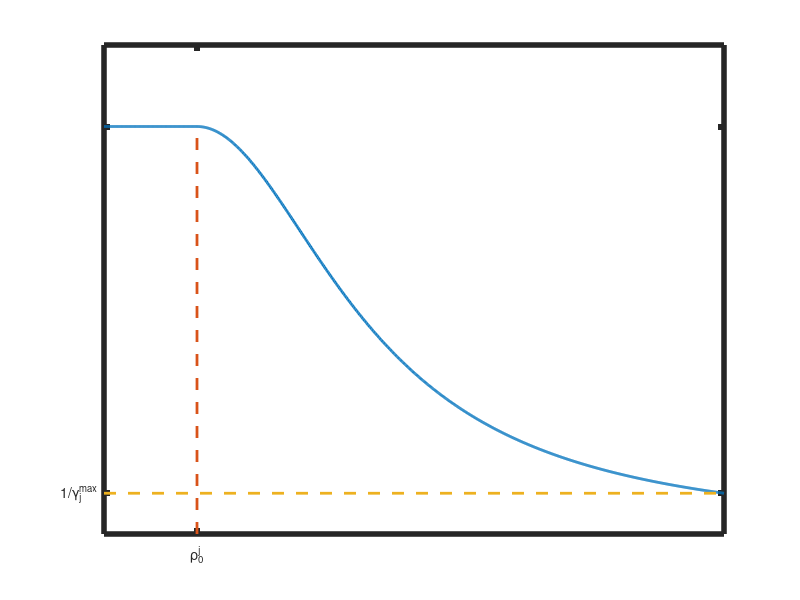

This figure's MATLAB source:
gamma_max_f = 10;
gamma_max_g = 10;

rho_zero_f = 0.55;
rho_zero_g = 0.15;

x=0:0.001:1;
f_x=zeros(size(x,1));
g_x=zeros(size(x,1));

for i=1:length(x) 
    if x(i) <rho_zero_f
        f_x(i) = ((((gamma_max_f-1)/(rho_zero_f^2))*((rho_zero_f-x(i))^2))+1);
    else
        f_x(i) = 1;
    end
end

for i=1:length(x) 
    if x(i) >rho_zero_g
        g_x(i) = 1.0/((((gamma_max_g-1)/((rho_zero_g-1)^2))*((rho_zero_g-x(i))^2))+1);
    else
        g_x(i) = 1;
    end
end

least_g_value = 1.0/((((gamma_max_g-1)/((rho_zero_g-1)^2))*((rho_zero_g-1)^2))+1);
plot(x,g_x, 'LineWidth', 2)
hold on
plot([rho_zero_g rho_zero_g], [0 1],'--', 'LineWidth', 2)
plot([0 1], [least_g_value least_g_value],'--', 'LineWidth', 2)
ylim([0 1.2])
xticks([rho_zero_g])
xticklabels({'\rho_{0}^{j}'})
yticks([least_g_value 1])
yticklabels({'1/\gamma_{j}^{max}'})
set (gca, 'linewidth', 4)

ax = gca;
%exportgraphics(ax,'f_func.png','Resolution',96)